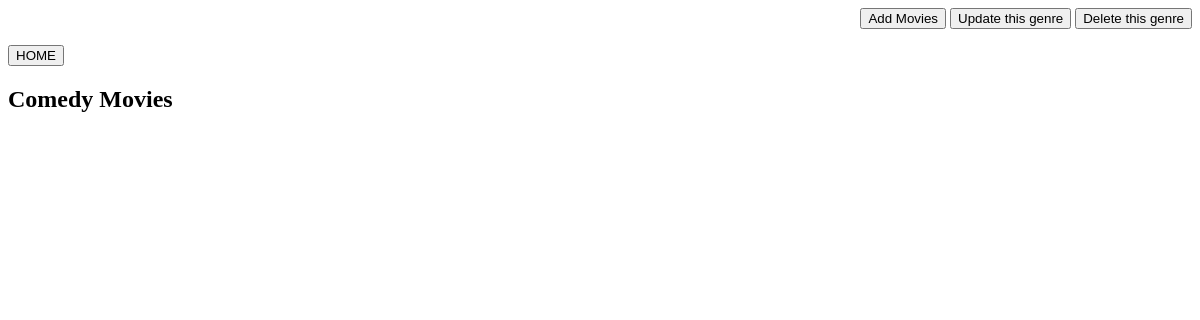
The page /3/ on the database as committed earlier.
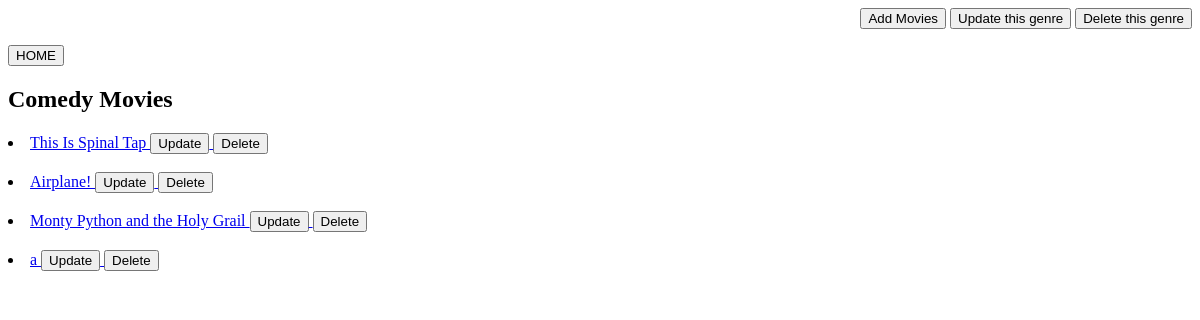
The same page on the database as committed later.
### managemovie/models.py (models this page shows, shortened)
class Movie(models.Model):
	title =models.CharField(max_length=50)
	genre=models.ForeignKey(MovieGenre, on_delete=models.CASCADE)
	language= models.CharField(max_length=30)
	release_date=models.DateField()
	synopsisa=models.TextField(max_length=300 ,blank=True)
	logo=models.FileField(blank=True)
	trailer=models.TextField(max_length=300)

### managemovie/views.py (the view)
# urls.py: url(r'^(?P<pk>\d+)/$', views.MovieGenreDetailView.as_view(), name='moviegenre-detail'),
class MovieGenreDetailView(DetailView):
	model=MovieGenre
	def get_context_data(self, **kwargs):
		context = super(MovieGenreDetailView, self).get_context_data(**kwargs)
		context['movies'] = Movie.objects.all()
		return context

### managemovie/templates/managemovie/moviegenre_detail.html (shortened to what this page needs)
<p align="right">
<a href= "{% url 'managemovie:movie-add' %}"><button >Add Movies</button></a>
<a href= "{% url 'managemovie:moviegenre-update' object.id %}"><button >Update this genre</button></a>
<a href= "{% url 'managemovie:moviegenre-delete' object.id %}"><button >Delete this genre</button></a>
</p>
 <a href= "{% url 'managemovie:home' %}"><button >HOME</button></a>
{% block Movies%}
<h2>{{object.name}} Movies</h2>
{% for movie in moviegenre.movie_set.all %}
  <li>
    	<a href ='{% url 'managemovie:movie-detail' object.id movie.id %}'>{{ movie.title }} </a>
   		<a href= '{% url 'managemovie:movie-update' object.id movie.id %}'><button> Update </button> </a>
   		<a href= '{% url 'managemovie:movie-delete' object.id movie.id  %}'><button> Delete </button> </a>
    </li>
{% endfor %}
{% endblock %}

Rows that differ between the two databases and show on the page:
added Movie: title "This Is Spinal Tap"
added Movie: title "Airplane!"
added Movie: title "Monty Python and the Holy Grail"
added Movie: title "a"
